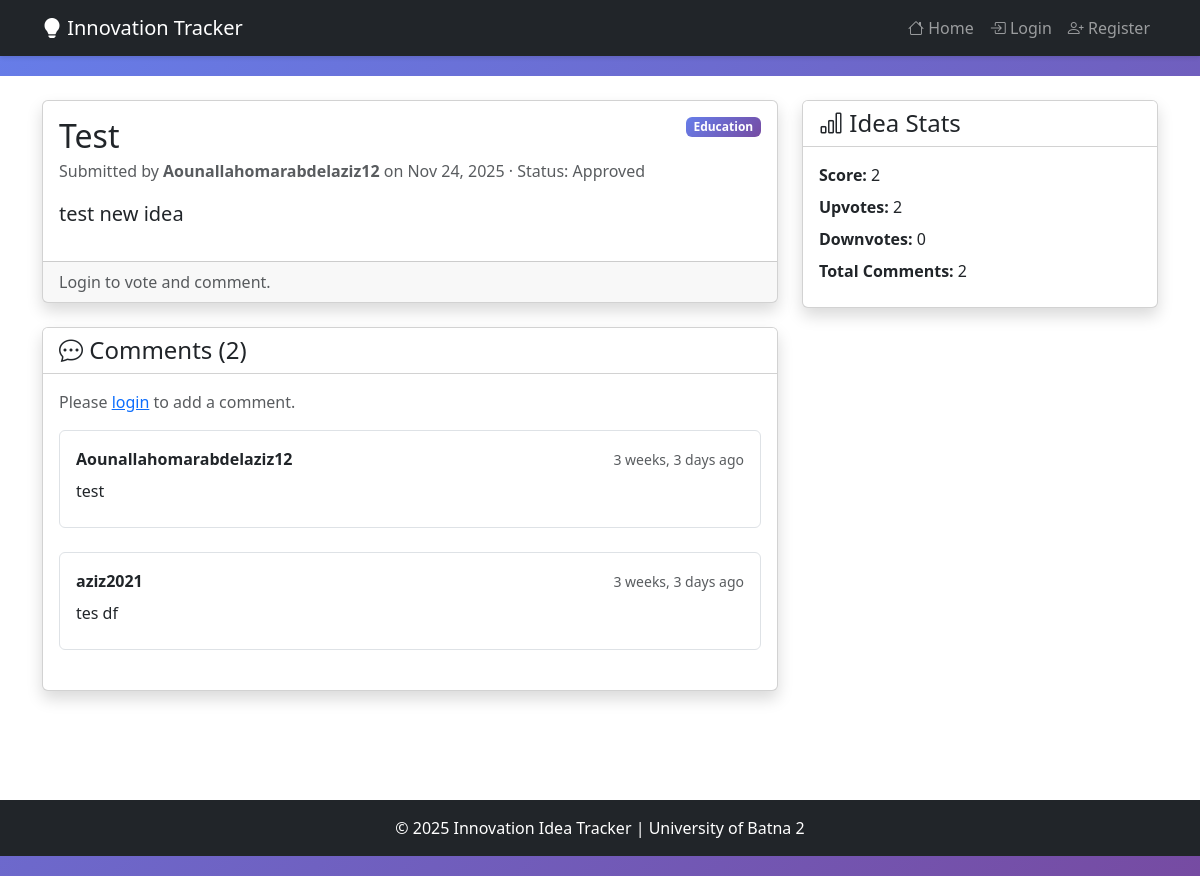
Page /ideas/1/ on the committed database.
### ideas/models.py (models this page shows, shortened)
class Idea(models.Model):
    STATUS_CHOICES = [
        ('pending', 'Pending'),
        ('approved', 'Approved'),
        ('rejected', 'Rejected'),
        ('implemented', 'Implemented'),
    ]
    title = models.CharField(max_length=200)
    description = models.TextField()
    category = models.ForeignKey(Category, on_delete=models.SET_NULL, null=True, related_name='ideas')
    submitter = models.ForeignKey(User, on_delete=models.CASCADE, related_name='submitted_ideas')
    submission_date = models.DateTimeField(default=timezone.now)
    status = models.CharField(max_length=20, choices=STATUS_CHOICES, default='pending')
    class Meta:
        ordering = ['-submission_date']
    def upvote_count(self):
        return self.votes.filter(vote_type='upvote').count()
    def downvote_count(self):
        return self.votes.filter(vote_type='downvote').count()
    def vote_score(self):
        return self.upvote_count() - self.downvote_count()
    def comment_count(self):
        return self.comments.count()

class Category(models.Model):
    name = models.CharField(max_length=50, unique=True)
    description = models.TextField(blank=True)
    created_at = models.DateTimeField(auto_now_add=True)
    class Meta:
        verbose_name_plural = "Categories"
        ordering = ['name']

class Comment(models.Model):
    idea = models.ForeignKey(Idea, on_delete=models.CASCADE, related_name='comments')
    user = models.ForeignKey(User, on_delete=models.CASCADE, related_name='comments')
    content = models.TextField()
    timestamp = models.DateTimeField(auto_now_add=True)
    parent_comment = models.ForeignKey('self', on_delete=models.CASCADE, null=True, blank=True, related_name='replies')
    class Meta:
        ordering = ['timestamp']

### ideas/views.py (the view)
# urls.py: path('ideas/<int:pk>/', views.idea_detail, name='idea_detail'),
def idea_detail(request, pk):
    idea = get_object_or_404(
        Idea.objects.select_related('category', 'submitter')
        .prefetch_related('comments__user', 'comments__replies__user', 'votes'),
        pk=pk,
    )
    comment_form = CommentForm()
    user_vote = None
    if request.user.is_authenticated:
        user_vote = idea.votes.filter(user=request.user).first()
    comments = (
        idea.comments.filter(parent_comment__isnull=True)
        .select_related('user')
        .prefetch_related('replies__user')
    )
    return render(
        request,
        'ideas/idea_detail.html',
        {
            'idea': idea,
            'comment_form': comment_form,
            'comments': comments,
            'user_vote': user_vote,
        },
    )

### ideas/context_processors.py (called while the page is built, shortened)
def role_flags(request):
    user = request.user
    can_review = False
    user_role = None
    return {
        'can_review': can_review,
        'user_role': user_role,
    }

### templates/ideas/idea_detail.html (shortened to what this page needs)
{% extends 'ideas/base.html' %}
{% load humanize %}
{% block content %}
<div class="row">
  <div class="col-lg-8">
    <div class="card shadow mb-4">
      <div class="card-body">
        <div class="d-flex justify-content-between align-items-start mb-3">
          <div>
            <h2 class="card-title mb-1">{{ idea.title }}</h2>
            <p class="text-muted mb-0">
              Submitted by <strong>{{ idea.submitter.username }}</strong> on
              {{ idea.submission_date|date:"M j, Y" }} · Status:
              <span class="text-capitalize">{{ idea.get_status_display }}</span>
            </p>
          </div>
          {% if idea.category %}
          <span class="badge badge-category align-self-start">{{ idea.category.name }}</span>
          {% endif %}
        </div>
        <p class="lead">{{ idea.description }}</p>
      </div>
      <div class="card-footer d-flex gap-3 align-items-center">
        {% if user.is_authenticated %}
        <form method="post" action="{% url 'vote' idea.pk %}" class="d-inline">
          {% csrf_token %}
          <input type="hidden" name="vote_type" value="upvote" />
          <button class="btn btn-outline-success vote-btn {% if user_vote and user_vote.vote_type == 'upvote' %}active{% endif %}">
            <i class="bi bi-hand-thumbs-up"></i> {{ idea.upvote_count }}
          </button>
        </form>
        <form method="post" action="{% url 'vote' idea.pk %}" class="d-inline">
          {% csrf_token %}
          <input type="hidden" name="vote_type" value="downvote" />
          <button class="btn btn-outline-danger vote-btn {% if user_vote and user_vote.vote_type == 'downvote' %}active{% endif %}">
            <i class="bi bi-hand-thumbs-down"></i> {{ idea.downvote_count }}
          </button>
        </form>
        {% else %}
        <p class="mb-0 text-muted">Login to vote and comment.</p>
        {% endif %}
      </div>
    </div>
    <div class="card shadow">
      <div class="card-header bg-white">
        <h4 class="mb-0"><i class="bi bi-chat-dots"></i> Comments ({{ idea.comment_count }})</h4>
      </div>
      <div class="card-body">
        {% if user.is_authenticated %}
        <form method="post" action="{% url 'add_comment' idea.pk %}" class="mb-4">
          {% csrf_token %}
          {{ comment_form.content }}
          <button class="btn btn-primary mt-2">Add Comment</button>
        </form>
        {% else %}
        <p class="text-muted">Please <a href="{% url 'login' %}">login</a> to add a comment.</p>
        {% endif %}
        {% if comments %}
        <ul class="list-unstyled">
          {% for comment in comments %}
          <li class="mb-4">
            <div class="border rounded p-3">
              <div class="d-flex justify-content-between align-items-center mb-2">
                <strong>{{ comment.user.username }}</strong>
                <small class="text-muted">{{ comment.timestamp|naturaltime }}</small>
              </div>
              <p class="mb-2">{{ comment.content }}</p>
            </div>
          </li>
          {% endfor %}
        </ul>
        {% else %}
        <p class="text-muted">No comments yet. Start the conversation!</p>
        {% endif %}
      </div>
    </div>
  </div>
  <div class="col-lg-4">
    <div class="card shadow">
      <div class="card-header bg-white">
        <h4 class="mb-0"><i class="bi bi-bar-chart"></i> Idea Stats</h4>
      </div>
      <div class="card-body">
        <p class="mb-2"><strong>Score:</strong> {{ idea.vote_score }}</p>
        <p class="mb-2"><strong>Upvotes:</strong> {{ idea.upvote_count }}</p>
        <p class="mb-2"><strong>Downvotes:</strong> {{ idea.downvote_count }}</p>
        <p class="mb-2"><strong>Total Comments:</strong> {{ idea.comment_count }}</p>
      </div>
    </div>
  </div>
</div>
{% endblock %}

### templates/ideas/base.html (style rules this page uses)
body { min-height: 100vh; background: linear-gradient(135deg, #667eea 0%, #764ba2 100%); }
.badge-category { background: linear-gradient(135deg, #667eea 0%, #764ba2 100%); }

### rows in the picture
Idea: title "Test", submitter.username "Aounallahomarabdelaziz12", submission_date "Nov 24, 2025", status "Approved", category.name "Education", description "test new idea", comment_count "2", vote_score "2", upvote_count "2", downvote_count "0"
Comment: user.username "Aounallahomarabdelaziz12", timestamp "3 weeks, 3 days ago", content "test"
Comment: user.username "aziz2021", timestamp "3 weeks, 3 days ago", content "tes df"
